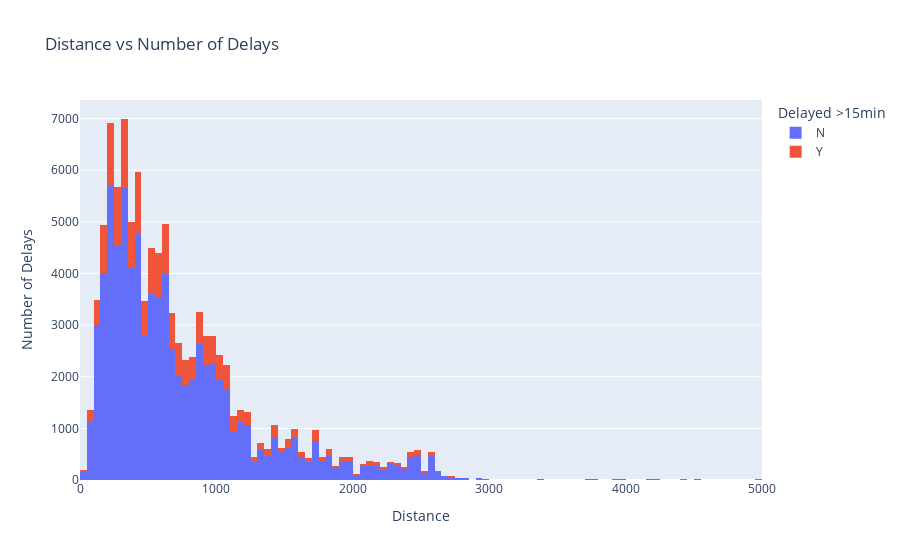

Notebook code for this chart:
### Code cell
fig = px.histogram(train,
                   x      = 'Distance',
                   color  = 'dep_delayed_15min',
                   title  = 'Distance vs Number of Delays',
                   labels = {'dep_delayed_15min': 'Delayed >15min'},
                   nbins  = 100
                  )

fig.update_layout(yaxis_title = 'Number of Delays')
fig.show()

### Figure 1 — Plotly figure (JSON) as saved in the notebook; plotly's stock layout.template omitted (floating-point values rounded to 4 significant figures; data arrays with more than 128 entries replaced by an {"elided": "..."} marker saying what was removed)
{"data": [{"alignmentgroup": "True", "bingroup": "x", "hovertemplate": "Delayed >15min=N<br>Distance=%{x}<br>count=%{y}<extra></extra>", "legendgroup": "N", "marker": {"color": "#636efa", "pattern": {"shape": ""}}, "name": "N", "nbinsx": 100, "offsetgroup": "N", "orientation": "v", "showlegend": true, "type": "histogram", "x": {"elided": "80956 int values"}, "xaxis": "x", "yaxis": "y"}, {"alignmentgroup": "True", "bingroup": "x", "hovertemplate": "Delayed >15min=Y<br>Distance=%{x}<br>count=%{y}<extra></extra>", "legendgroup": "Y", "marker": {"color": "#EF553B", "pattern": {"shape": ""}}, "name": "Y", "nbinsx": 100, "offsetgroup": "Y", "orientation": "v", "showlegend": true, "type": "histogram", "x": {"elided": "19044 int values"}, "xaxis": "x", "yaxis": "y"}], "layout": {"barmode": "relative", "legend": {"title": {"text": "Delayed >15min"}, "tracegroupgap": 0}, "title": {"text": "Distance vs Number of Delays"}, "xaxis": {"anchor": "y", "domain": [0, 1], "title": {"text": "Distance"}}, "yaxis": {"anchor": "x", "domain": [0, 1], "title": {"text": "Number of Delays"}}}}
